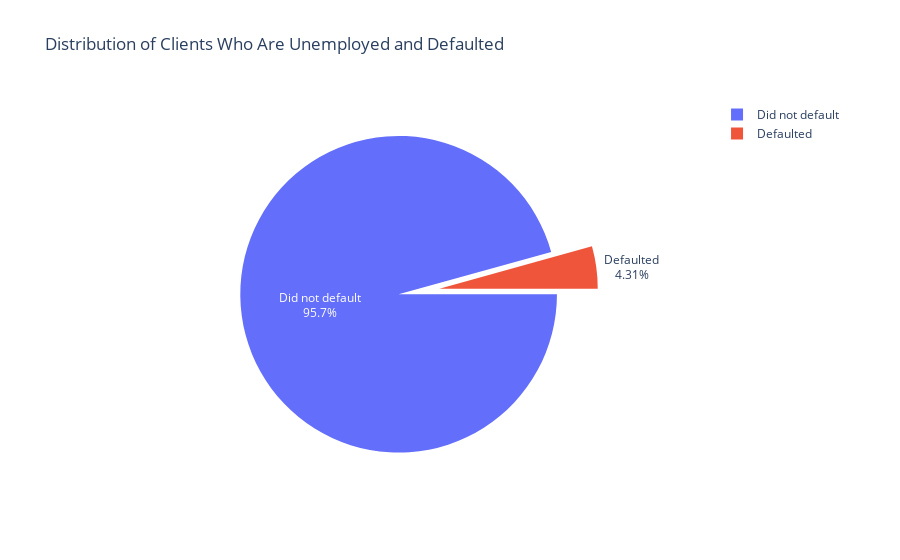

Write notebook code for a chart like this one.
### Code cell
# Checking class balance among those who are unemployed
fig = px.pie(unemployed, values = unemployed['Defaulted'].value_counts(), names = ['Did not default','Defaulted'], title = 'Distribution of Clients Who Are Unemployed and Defaulted')
fig.update_traces(rotation=90, pull = [0.2,0.06,0.06,0.06,0.06], textinfo = "percent+label")
fig.show()

### Figure 1 — Plotly figure (JSON) as saved in the notebook; plotly's stock layout.template omitted (floating-point values rounded to 4 significant figures)
{"data": [{"domain": {"x": [0, 1], "y": [0, 1]}, "hovertemplate": "label=%{label}<br>value=%{value}<extra></extra>", "labels": ["Did not default", "Defaulted"], "legendgroup": "", "name": "", "pull": [0.2, 0.06, 0.06, 0.06, 0.06], "rotation": 90, "showlegend": true, "textinfo": "percent+label", "type": "pie", "values": [2817, 127]}], "layout": {"autosize": true, "legend": {"tracegroupgap": 0}, "title": {"text": "Distribution of Clients Who Are Unemployed and Defaulted"}}}
